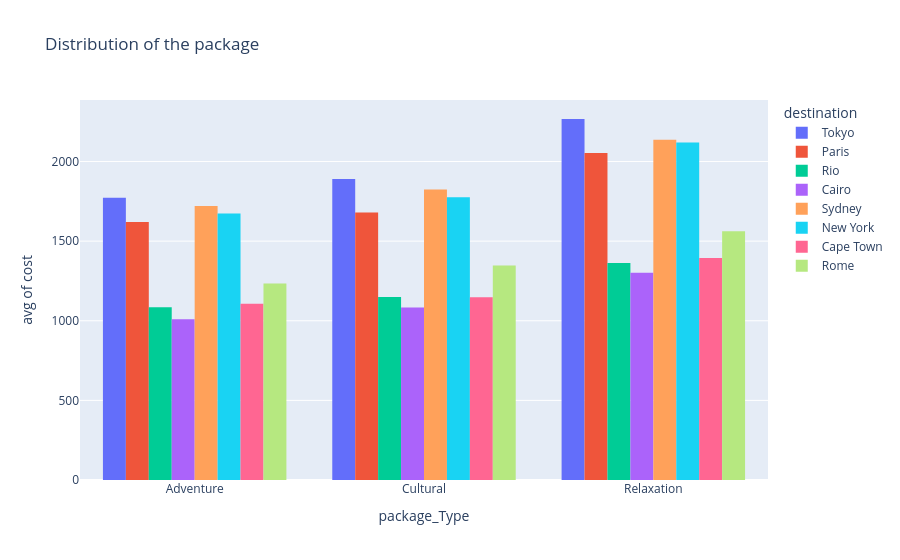

Write notebook code for a chart like this one.
### Code cell
px.histogram(train, x="package_Type", y = "cost", histfunc="avg", color="destination", barmode="group", title="Distribution of the package")

### Figure 1 — Plotly figure (JSON) as saved in the notebook; plotly's stock layout.template omitted (floating-point values rounded to 4 significant figures; data arrays with more than 128 entries replaced by an {"elided": "..."} marker saying what was removed)
{"data": [{"alignmentgroup": "True", "bingroup": "x", "histfunc": "avg", "hovertemplate": "destination=Tokyo<br>package_Type=%{x}<br>avg of cost=%{y}<extra></extra>", "legendgroup": "Tokyo", "marker": {"color": "#636efa", "pattern": {"shape": ""}}, "name": "Tokyo", "offsetgroup": "Tokyo", "orientation": "v", "showlegend": true, "x": {"elided": "5050 str values"}, "xaxis": "x", "y": {"elided": "5050 float values"}, "yaxis": "y", "type": "histogram"}, {"alignmentgroup": "True", "bingroup": "x", "histfunc": "avg", "hovertemplate": "destination=Paris<br>package_Type=%{x}<br>avg of cost=%{y}<extra></extra>", "legendgroup": "Paris", "marker": {"color": "#EF553B", "pattern": {"shape": ""}}, "name": "Paris", "offsetgroup": "Paris", "orientation": "v", "showlegend": true, "x": {"elided": "5001 str values"}, "xaxis": "x", "y": {"elided": "5001 float values"}, "yaxis": "y", "type": "histogram"}, {"alignmentgroup": "True", "bingroup": "x", "histfunc": "avg", "hovertemplate": "destination=Rio<br>package_Type=%{x}<br>avg of cost=%{y}<extra></extra>", "legendgroup": "Rio", "marker": {"color": "#00cc96", "pattern": {"shape": ""}}, "name": "Rio", "offsetgroup": "Rio", "orientation": "v", "showlegend": true, "x": {"elided": "5090 str values"}, "xaxis": "x", "y": {"elided": "5090 float values"}, "yaxis": "y", "type": "histogram"}, {"alignmentgroup": "True", "bingroup": "x", "histfunc": "avg", "hovertemplate": "destination=Cairo<br>package_Type=%{x}<br>avg of cost=%{y}<extra></extra>", "legendgroup": "Cairo", "marker": {"color": "#ab63fa", "pattern": {"shape": ""}}, "name": "Cairo", "offsetgroup": "Cairo", "orientation": "v", "showlegend": true, "x": {"elided": "4889 str values"}, "xaxis": "x", "y": {"elided": "4889 float values"}, "yaxis": "y", "type": "histogram"}, {"alignmentgroup": "True", "bingroup": "x", "histfunc": "avg", "hovertemplate": "destination=Sydney<br>package_Type=%{x}<br>avg of cost=%{y}<extra></extra>", "legendgroup": "Sydney", "marker": {"color": "#FFA15A", "pattern": {"shape": ""}}, "name": "Sydney", "offsetgroup": "Sydney", "orientation": "v", "showlegend": true, "x": {"elided": "4989 str values"}, "xaxis": "x", "y": {"elided": "4989 float values"}, "yaxis": "y", "type": "histogram"}, {"alignmentgroup": "True", "bingroup": "x", "histfunc": "avg", "hovertemplate": "destination=New York<br>package_Type=%{x}<br>avg of cost=%{y}<extra></extra>", "legendgroup": "New York", "marker": {"color": "#19d3f3", "pattern": {"shape": ""}}, "name": "New York", "offsetgroup": "New York", "orientation": "v", "showlegend": true, "x": {"elided": "4998 str values"}, "xaxis": "x", "y": {"elided": "4998 float values"}, "yaxis": "y", "type": "histogram"}, {"alignmentgroup": "True", "bingroup": "x", "histfunc": "avg", "hovertemplate": "destination=Cape Town<br>package_Type=%{x}<br>avg of cost=%{y}<extra></extra>", "legendgroup": "Cape Town", "marker": {"color": "#FF6692", "pattern": {"shape": ""}}, "name": "Cape Town", "offsetgroup": "Cape Town", "orientation": "v", "showlegend": true, "x": {"elided": "4984 str values"}, "xaxis": "x", "y": {"elided": "4984 float values"}, "yaxis": "y", "type": "histogram"}, {"alignmentgroup": "True", "bingroup": "x", "histfunc": "avg", "hovertemplate": "destination=Rome<br>package_Type=%{x}<br>avg of cost=%{y}<extra></extra>", "legendgroup": "Rome", "marker": {"color": "#B6E880", "pattern": {"shape": ""}}, "name": "Rome", "offsetgroup": "Rome", "orientation": "v", "showlegend": true, "x": {"elided": "4999 str values"}, "xaxis": "x", "y": {"elided": "4999 float values"}, "yaxis": "y", "type": "histogram"}], "layout": {"xaxis": {"anchor": "y", "domain": [0.0, 1.0], "title": {"text": "package_Type"}}, "yaxis": {"anchor": "x", "domain": [0.0, 1.0], "title": {"text": "avg of cost"}}, "legend": {"title": {"text": "destination"}, "tracegroupgap": 0}, "title": {"text": "Distribution of the package"}, "barmode": "group"}}
